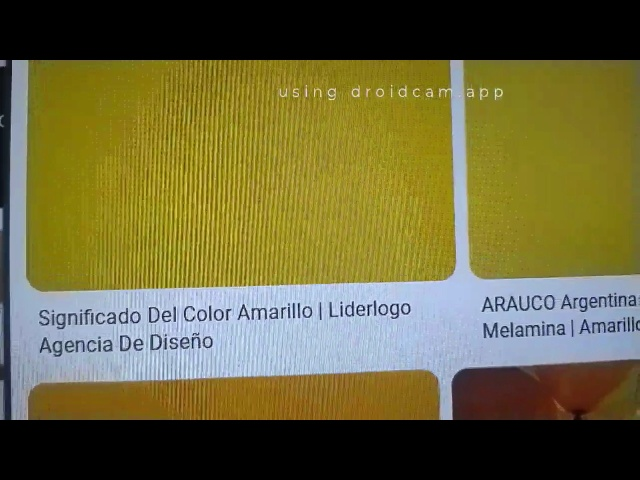
#> input picture dataset/amarillo_0.jpg, 640 x 480 px, given in place of the camera
$ jupyter execute --allow-errors 'semaforo pruebas.ipynb'
#> lines starting #> are read from the running program, lines starting #| are printed output that depends on the picture; after the words box and inside, x2 and y2 are one past the last pixel; in counts of white or black regions, pixels touching at a corner belong together
#> in iniciarCamara, frame is the input picture: shape (480, 640, 3); mean B, G, R 59.5, 102.5, 107.5
[cell 1]
import cv2
import numpy as np
import tensorflow as tf
from tensorflow.keras.models import Sequential
from tensorflow.keras.layers import Dense
from sklearn.preprocessing import LabelEncoder

# Definir el modelo MLP
# [29 lines left out: functions crear_modelo, obtener_color_promedio, not called in this run]

# Entrenar la red neuronal con datos de entrenamiento (simulados o reales)
def entrenar_red():
    # Para este ejemplo, usamos datos simulados (promedios de colores y etiquetas)
    # Datos de entrenamiento (promedio de los colores R, G, B de cada semáforo)
    X_train = np.array([
        [1500, 0, 0],   # Rojo
        [0, 1000, 0],   # Amarillo
        [0, 0, 2000],   # Verde
        [1400, 0, 100],  # Rojo
        [0, 1200, 100],  # Amarillo
        [0, 0, 1800]    # Verde
    ])

    # Etiquetas correspondientes (0: Rojo, 1: Amarillo, 2: Verde)
    y_train = np.array([0, 1, 2, 0, 1, 2])

    # Convertir las etiquetas a formato One-Hot
    encoder = LabelEncoder()
    y_train_encoded = encoder.fit_transform(y_train)
    y_train_onehot = tf.keras.utils.to_categorical(y_train_encoded, 3)

    # Crear y entrenar el modelo
    modelo = crear_modelo()
    modelo.fit(X_train, y_train_onehot, epochs=50, batch_size=10, verbose=1)

    return modelo

# Función para predecir el color del semáforo en tiempo real
# [46 lines left out: functions predecir_color, iniciarCamara, not called in this run]

# Este bloque previene que se ejecute dos veces si lo importas en otro script
#> (the rest of this cell did not finish here and is left out)

[cell 2]
import cv2
import numpy as np

# Clase para la red neuronal de Hopfield
class RedHopfield:
    def __init__(self, num_neuronas):
        self.num_neuronas = num_neuronas
        self.pesos = np.zeros((num_neuronas, num_neuronas))

    # [19 lines left out: functions entrenar, reconocer, convertir_a_patron, not called in this run]

# Función para identificar el color principal de la imagen
def identificar_color(frame):
    # Convertimos la imagen a HSV (Espacio de color más adecuado para identificar colores)
    hsv = cv2.cvtColor(frame, cv2.COLOR_BGR2HSV)
#> hsv: shape (480, 640, 3); mean H, S, V 39.3, 124.6, 116.5

    # Definimos los rangos para cada color (rojo, amarillo y verde)
    # Rojo
    rojo_bajo = np.array([0, 100, 100])
    rojo_alto = np.array([10, 255, 255])

    # Amarillo
    amarillo_bajo = np.array([20, 100, 100])
    amarillo_alto = np.array([40, 255, 255])

    # Verde
    verde_bajo = np.array([40, 100, 100])
    verde_alto = np.array([80, 255, 255])

    # Creamos las máscaras para cada color
    mascara_rojo = cv2.inRange(hsv, rojo_bajo, rojo_alto)
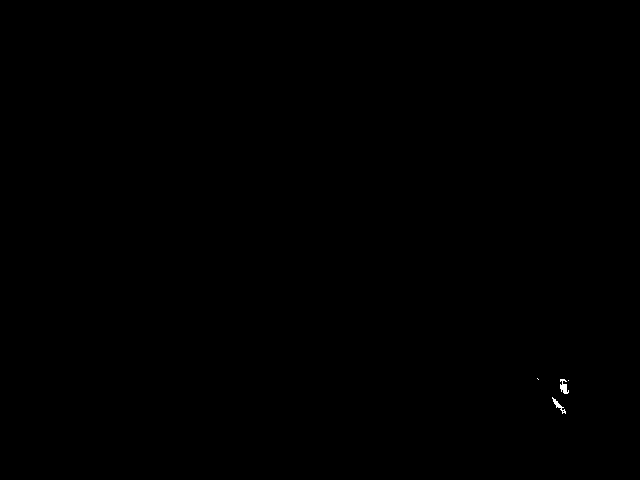
#> mascara_rojo: shape (480, 640); 0.05% white; 4 white regions (2 under 20 px), largest, box (x1, y1, x2, y2) and area: (560, 379, 569, 394) 79, (552, 397, 566, 414) 63
    mascara_amarillo = cv2.inRange(hsv, amarillo_bajo, amarillo_alto)
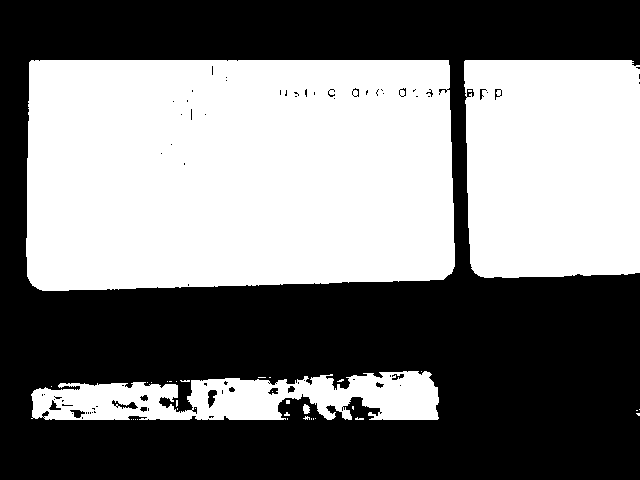
#> mascara_amarillo: shape (480, 640); 47.6% white; 36 white regions (32 under 20 px), largest, box (x1, y1, x2, y2) and area: (26, 60, 455, 291) 95526, (464, 60, 640, 278) 37185, (31, 371, 439, 420) 13178, (303, 404, 310, 414) 54
    mascara_verde = cv2.inRange(hsv, verde_bajo, verde_alto)
#> mascara_verde: shape (480, 640); every value is 0

    # Sumamos los valores de la máscara para cada color (cuántos píxeles son de ese color)
    rojo_sum = np.sum(mascara_rojo)
#> rojo_sum = 36975
    amarillo_sum = np.sum(mascara_amarillo)
#> amarillo_sum = 37258560
    verde_sum = np.sum(mascara_verde)
#> verde_sum = 0

    # Comparamos cuál tiene más píxeles de ese color
    if rojo_sum > amarillo_sum and rojo_sum > verde_sum:
        return "Rojo"
    elif amarillo_sum > rojo_sum and amarillo_sum > verde_sum:
        return "Amarillo"
    elif verde_sum > rojo_sum and verde_sum > amarillo_sum:
        return "Verde"
    else:
        return "Desconocido"

# Función para predecir el color basado en la imagen capturada
def predecir_color(frame):
    return identificar_color(frame)

# Función para iniciar la cámara y predecir el color
def iniciarCamara():
    print("Iniciando módulo")
    cam = cv2.VideoCapture(0)
    if not cam.isOpened():
        print("No se pudo abrir la cámara")
        return
    print("Cámara abierta")

    while True:
        ret, frame = cam.read()
        if not ret:
            print("Error al encontrar imagen")
            break

        # Predecir el color usando la función de detección
        color_detectado = predecir_color(frame)
#> color_detectado = 'Amarillo'

        # Mostrar el color detectado
        print(f"Color Detectado: {color_detectado}")
#| Color Detectado: Amarillo

        # Advertir según el color detectado
        if color_detectado == "Rojo":
            print("¡Alerta! El semáforo está en rojo.")
        elif color_detectado == "Amarillo":
            print("¡Precaución! El semáforo está en amarillo.")
        elif color_detectado == "Verde":
            print("¡Verde! Puedes avanzar.")
        else:
            print("Color Desconocido")

        # Mostrar la imagen de la cámara
        cv2.imshow("Cámara", frame)

        key = cv2.waitKey(1) & 0xFF
#> (key Esc is pressed here)
        if key == 27:  # Esc para salir
            break

    cam.release()
    cv2.destroyAllWindows()

# Ejecutar la cámara
if __name__ == "__main__":
    iniciarCamara()

[cell 3]
import numpy as np
import cv2

# Función para convertir una imagen a un patrón binario después de redimensionarla
def convertir_a_patron(imagen, nuevo_tamaño=(32, 32)):
    # Redimensionar la imagen a un tamaño más pequeño
    imagen = cv2.resize(imagen, nuevo_tamaño)  # Redimensionar a 32x32 píxeles
    # Convertir a escala de grises
    gris = cv2.cvtColor(imagen, cv2.COLOR_BGR2GRAY)
    # Convertir a un patrón binario (0 o 255)
    _, binario = cv2.threshold(gris, 128, 255, cv2.THRESH_BINARY)
    # Aplanar la imagen binaria en un vector
    return binario.flatten()

# Clase para la red neuronal de Hopfield
class RedHopfield:
    # [19 lines left out: functions __init__, entrenar, reconocer, not called in this run]

# Función para entrenar la red con las imágenes del semáforo
def entrenar_red_semaforo():
    # Cargar imágenes representativas para cada color
    rojo = cv2.imread("imagenes/rojo1.jpg")
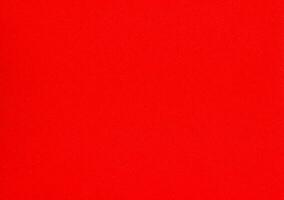
#> input picture imagenes/rojo1.jpg, 284 x 200 px
#> rojo is the input picture: shape (200, 284, 3); mean B, G, R 4.9, 6.2, 244.2
    amarillo = cv2.imread("imagenes/amarillo1.jpg")
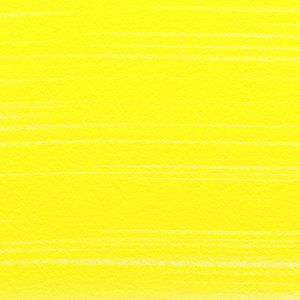
#> input picture imagenes/amarillo1.jpg, 300 x 300 px
#> amarillo is the input picture: shape (300, 300, 3); mean B, G, R 39.9, 247.7, 253.2
    verde = cv2.imread("imagenes/verde1.jpg")

    # Convertir las imágenes a patrones binarios (después de redimensionarlas)
    patron_rojo = convertir_a_patron(rojo)
#> in convertir_a_patron, `imagen = cv2.resize(imagen, nuevo_tamaño)`:
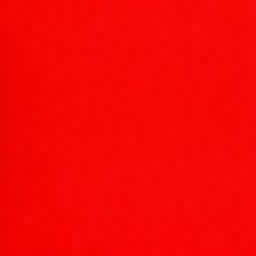
#> imagen: shape (32, 32, 3) (shown 8 times larger); mean of channels 0, 1, 2 4.9, 6.2, 244.3; drawn as B, G, R
#> patron_rojo = 1024 values from 0 to 0
    patron_amarillo = convertir_a_patron(amarillo)
#> call 2 of convertir_a_patron, with nuevo_tamaño = (32, 32)
#> in convertir_a_patron (call 2), `gris = cv2.cvtColor(imagen, cv2.COLOR_BGR2GRAY)`:
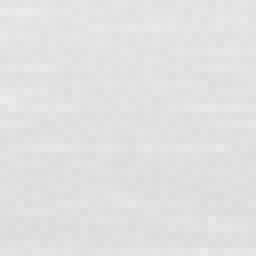
#> gris: shape (32, 32) (shown 8 times larger); min 219, max 236, mean 225.6
#> patron_amarillo = 1024 values from 255 to 255
    patron_verde = convertir_a_patron(verde)

    # Crear la red de Hopfield con el tamaño adecuado (número de neuronas)
    red = RedHopfield(len(patron_rojo))  # El número de neuronas es el tamaño del patrón

    # Entrenar la red con los tres patrones
    red.entrenar([patron_rojo, patron_amarillo, patron_verde])

    # Retornar la red entrenada
    return red

# Entrenar la red
#> (the rest of this cell did not finish here and is left out)

[cell 4]
import cv2
import numpy as np
from sklearn.neural_network import MLPClassifier
from sklearn.model_selection import train_test_split
from sklearn.preprocessing import StandardScaler
from sklearn.metrics import classification_report
import joblib
import os


# Función para extraer características del color dominante
def extract_color_features(image):
    # Convertir a HSV que es mejor para detección de color
    hsv = cv2.cvtColor(image, cv2.COLOR_BGR2HSV)

    # Calcular histograma de los canales H (tono) y S (saturación)
    hist_h = cv2.calcHist([hsv], [0], None, [180], [0, 180])
    hist_s = cv2.calcHist([hsv], [1], None, [256], [0, 256])

    # Normalizar histogramas
    hist_h = cv2.normalize(hist_h, hist_h).flatten()
    hist_s = cv2.normalize(hist_s, hist_s).flatten()

    # Concatenar características
    features = np.hstack([hist_h, hist_s])
    return features


# Función para generar datos de entrenamiento
def generate_training_data():
    colors = ['rojo', 'amarillo', 'verde']
    X = []
    y = []

    print("Generando datos de entrenamiento...")

    for color_idx, color in enumerate(colors):
        print(f"Procesando imágenes para {color}...")

        for _ in range(100):
            if color == 'rojo':
                # Valores HSV para rojo
                h = np.random.randint(0, 10)  # Rojo está en ambos extremos del espectro
                s = np.random.randint(150, 255)
                v = np.random.randint(150, 255)
            elif color == 'amarillo':
                # Valores HSV para amarillo
                h = np.random.randint(20, 40)
                s = np.random.randint(150, 255)
                v = np.random.randint(150, 255)
            else:  # verde
                # Valores HSV para verde
                h = np.random.randint(50, 70)
                s = np.random.randint(150, 255)
                v = np.random.randint(150, 255)

            # Crear imagen sintética
            synthetic_img = np.zeros((32, 32, 3), dtype=np.uint8)
            synthetic_img[:, :] = [h, s, v]
            synthetic_img = cv2.cvtColor(synthetic_img, cv2.COLOR_HSV2BGR)

            # Extraer características
            features = extract_color_features(synthetic_img)
            X.append(features)
            y.append(color_idx)
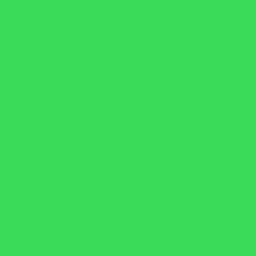
#> synthetic_img: shape (32, 32, 3) (shown 8 times larger); mean B, G, R 90, 218, 58

    return np.array(X), np.array(y)


# Entrenar el modelo MLP
def train_model():
    X, y = generate_training_data()
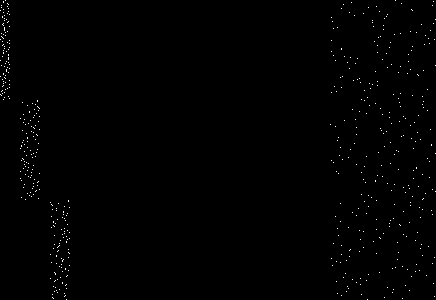
#> X: shape (300, 436) float32; values 0 (black) and 1 (white), 0.46% white in thin lines or dots
#> y = 300 values from 0 to 2

    # Dividir datos en entrenamiento y prueba
    X_train, X_test, y_train, y_test = train_test_split(X, y, test_size=0.2, random_state=42)
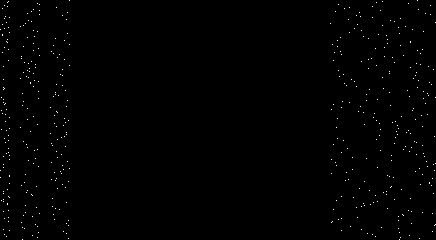
#> X_train: shape (240, 436) float32; values 0 (black) and 1 (white), 0.46% white in thin lines or dots
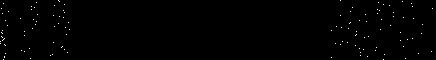
#> X_test: shape (60, 436) float32; values 0 (black) and 1 (white), 0.46% white in thin lines or dots
#> y_train = 240 values, max 2 at index 0, min 0 at index 1, mean 1; y_test = 60 values, max 2 at index 0, min 0 at index 3, mean 1

    # Escalar datos
    scaler = StandardScaler()
    X_train = scaler.fit_transform(X_train)
#> (the rest of the program and of its run is left out)
